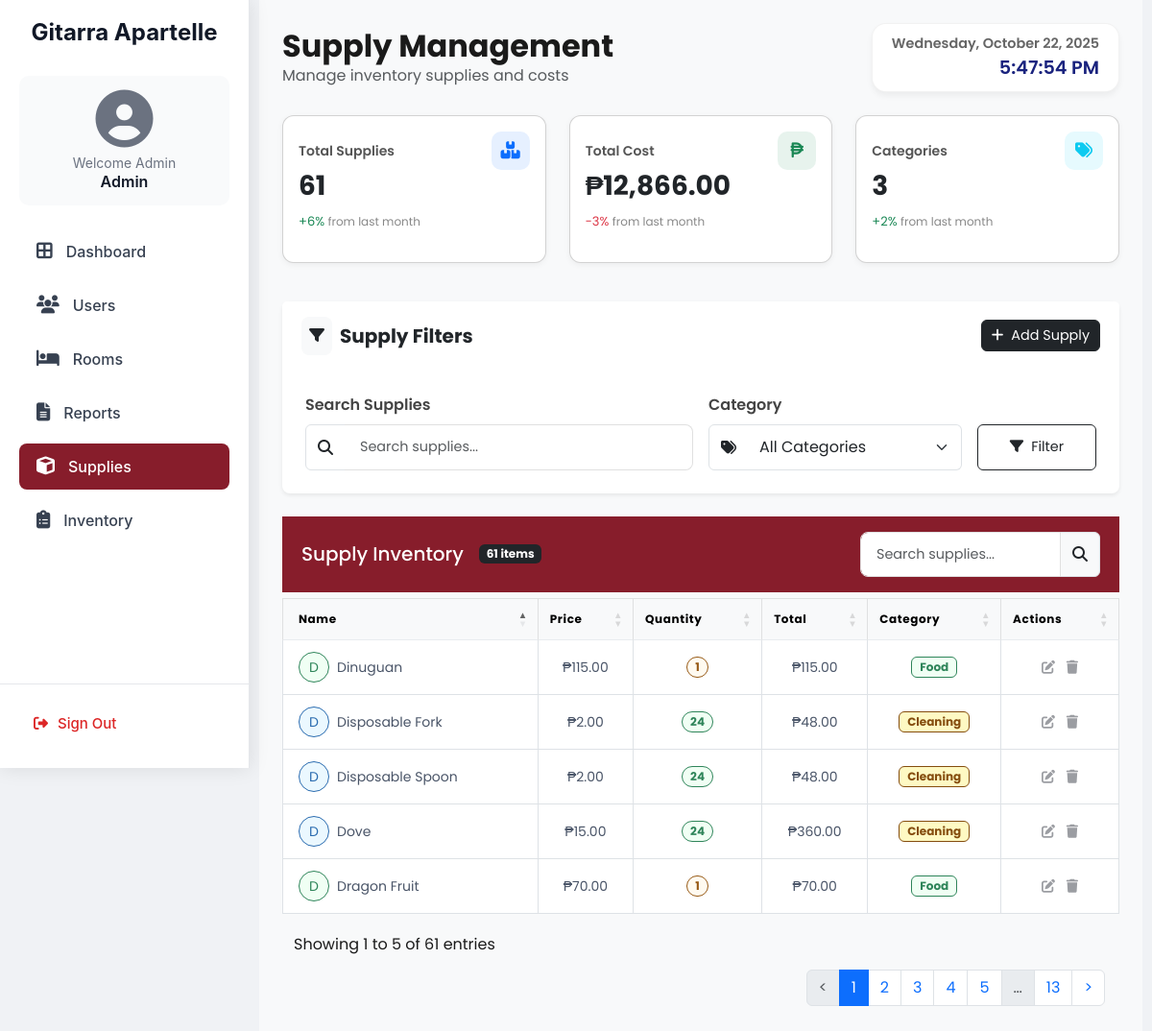
The app's page /admin-supplies.php with its own data.
### tables this page shows
CREATE TABLE `supplies` (
  `id` int NOT NULL,
  `name` varchar(100) NOT NULL,
  `price` decimal(10,2) NOT NULL,
  `quantity` int NOT NULL DEFAULT '1',
  `category` enum('Cleaning','Maintenance','Food') NOT NULL,
  `created_at` timestamp NULL DEFAULT CURRENT_TIMESTAMP
);

### admin-supplies.php (the view, shortened to what this page needs)
<?php
require_once 'database.php';
$search = $_GET['search'] ?? '';
$where = [];
$whereSql = $where ? ('WHERE ' . implode(' AND ', $where)) : '';
$stmt = $conn->prepare("SELECT * FROM supplies $whereSql ORDER BY name ASC");
$stmt->execute();
$supplies = $stmt->get_result()->fetch_all(MYSQLI_ASSOC);
$totalSupplies = count($supplies);
$totalCost = array_reduce($supplies, fn($sum, $s) => $sum + ($s['price'] * $s['quantity']), 0);
?>
<!DOCTYPE html>
<html lang="en">
<head>
  <link href="https://cdn.jsdelivr.net/npm/bootstrap@5.3.0/dist/css/bootstrap.min.css" rel="stylesheet">
  <link rel="stylesheet" href="https://cdnjs.cloudflare.com/ajax/libs/font-awesome/6.4.2/css/all.min.css">
    <link href="https://cdn.datatables.net/1.11.5/css/dataTables.bootstrap5.min.css" rel="stylesheet">
  <link href="style.css" rel="stylesheet">
</head>
<body>
  <div class="sidebar">
    <h4>Gitarra Apartelle</h4>
    <div class="user-info">
      <i class="fa-solid fa-user-circle"></i>
      <p>Welcome Admin</p>
      <h6>Admin</h6>
    </div>
    <div class="nav-links">
      <a href="admin-dashboard.php"><i class="fa-solid fa-border-all"></i> Dashboard</a>
      <a href="admin-user.php"><i class="fa-solid fa-users"></i> Users</a>
      <a href="admin-room.php"><i class="fa-solid fa-bed"></i> Rooms</a>
      <a href="admin-report.php"><i class="fa-solid fa-file-lines"></i> Reports</a>
      <a href="admin-supplies.php" class="active"><i class="fa-solid fa-cube"></i> Supplies</a>
      <a href="admin-inventory.php"><i class="fa-solid fa-clipboard-list"></i> Inventory</a>
    </div>
    <div class="signout">
      <a href="admin-logout.php"><i class="fa-solid fa-right-from-bracket"></i> Sign Out</a>
    </div>
  </div>
<div class="content p-4">
  <div class="d-flex justify-content-between align-items-center mb-4">
    <div>
      <h2 class="fw-bold mb-0">Supply Management</h2>
      <p class="text-muted mb-0">Manage inventory supplies and costs</p>
    </div>
    <div class="clock-box text-end">
      <div id="currentDate" class="fw-semibold"></div>
      <div id="currentTime"></div>
    </div>
  </div>
<div class="row mb-4">
    <div class="col-md-4 mb-3">
        <div class="card stat-card h-100 p-3">
            <div class="d-flex justify-content-between align-items-center">
                <p class="stat-title">Total Supplies</p>
                <div class="stat-icon bg-primary bg-opacity-10 text-primary">
                    <i class="fas fa-boxes-stacked"></i>
                </div>
            </div>
            <h3 class="fw-bold mb-1"><?php echo $totalSupplies; ?></h3>
            <p class="stat-change text-success">+6% <span>from last month</span></p>
        </div>
    </div>
    <div class="col-md-4 mb-3">
        <div class="card stat-card h-100 p-3">
            <div class="d-flex justify-content-between align-items-center">
                <p class="stat-title">Total Cost</p>
                <div class="stat-icon bg-success bg-opacity-10 text-success">
                    <i class="fas fa-peso-sign"></i>
                </div>
            </div>
            <h3 class="fw-bold mb-1">₱<?php echo number_format($totalCost, 2); ?></h3>
            <p class="stat-change text-danger">-3% <span>from last month</span></p>
        </div>
    </div>
    <div class="col-md-4 mb-3">
        <div class="card stat-card h-100 p-3">
            <div class="d-flex justify-content-between align-items-center">
                <p class="stat-title">Categories</p>
                <div class="stat-icon bg-info bg-opacity-10 text-info">
                    <i class="fas fa-tags"></i>
                </div>
            </div>
            <h3 class="fw-bold mb-1">3</h3>
            <p class="stat-change text-success">+2% <span>from last month</span></p>
        </div>
    </div>
</div>
<div class="card mb-4 border-0 shadow-sm rounded-3">
  <div class="card-header bg-white d-flex justify-content-between align-items-center py-3 border-0">
    <div class="d-flex align-items-center">
      <div class="bg-light p-2 rounded-3 me-2">
        <i class="fas fa-filter text-dark"></i>
      </div>
      <h5 class="mb-0 fw-bold">Supply Filters</h5>
    </div>
    <button class="btn btn-dark d-flex align-items-center" data-bs-toggle="modal" data-bs-target="#addSupplyModal">
      <i class="fas fa-plus me-2"></i> Add Supply
    </button>
  </div>
  <div class="card-body">
    <form class="row g-3 align-items-end" method="GET">
      <div class="col-md-6">
        <label class="form-label fw-semibold">Search Supplies</label>
        <div class="input-group">
          <span class="input-group-text bg-white"><i class="fas fa-search"></i></span>
          <input type="text" name="search" class="form-control border-start-0 same-height"
                 placeholder="Search supplies..." value="<?= htmlspecialchars($search) ?>">
        </div>
      </div>
      <div class="col-md-4">
        <label class="form-label fw-semibold">Category</label>
        <div class="input-group">
          <span class="input-group-text bg-white"><i class="fas fa-tags"></i></span>
          <select name="category" class="form-select border-start-0 same-height">
            <option value="">All Categories</option>
          </select>
        </div>
      </div>
      <div class="col-md-2">
        <button class="btn btn-outline-dark w-100 same-height d-flex align-items-center justify-content-center">
          <i class="fas fa-filter me-2"></i> Filter
        </button>
      </div>
    </form>
  </div>
</div>
 <div class="toast-container position-fixed top-0 end-0 p-3" style="z-index: 1100;">
</div>
<div class="card-header d-flex justify-content-between align-items-center py-3" style="background-color: #871D2B;">
  <div class="d-flex align-items-center">
    <h5 class="mb-0 me-3 text-white">Supply Inventory</h5>
    <span class="badge bg-dark"><?php echo $totalSupplies; ?> items</span>
  </div>
  <div class="input-group" style="width: 250px;">
    <input type="text" id="supplySearch" class="form-control form-control-sm" placeholder="Search supplies...">
    <span class="input-group-text"><i class="fas fa-search"></i></span>
  </div>
</div>
  <div class="card-body p-0">
    <div class="table-responsive">
      <table id="supplyTable" class="table table-bordered table-hover">
        <thead class="table-light">
          <tr>
            <th class="ps-3">Name</th>
            <th>Price</th>
            <th>Quantity</th>
            <th>Total</th>
            <th>Category</th>
            <th>Actions</th>
          </tr>
        </thead>
        <tbody>
          <?php if (count($supplies) > 0): ?>
            <?php foreach ($supplies as $s): ?>
            <tr>
              <td class="ps-3">
                <div class="d-flex align-items-center">
                  <div class="avatar-sm
                      <?php if ($s['category'] == 'Cleaning'): ?>
                        bg-blue-100 text-blue-800 border-blue-200
                      <?php elseif ($s['category'] == 'Maintenance'): ?>
                        bg-amber-100 text-amber-800 border-amber-200
                      <?php else: ?>
                        bg-green-100 text-green-800 border-green-200
                      <?php endif; ?>
                      rounded-circle d-flex align-items-center justify-content-center me-2"
                      style="width: 32px; height: 32px; border:1px solid;">
                    <span><?= strtoupper(substr($s['name'], 0, 1)) ?></span>
                  </div>
                  <div><?= htmlspecialchars($s['name']) ?></div>
                </div>
              </td>
              <td>₱<?= number_format($s['price'], 2) ?></td>
                <td>
                  <span class="badge rounded-pill
                    <?php if ($s['quantity'] > 10): ?>
                      bg-green-100 text-green-800 border-green-200
                    <?php elseif ($s['quantity'] > 5): ?>
                      bg-yellow-100 text-yellow-800 border-yellow-200
                    <?php else: ?>
                      bg-amber-100 text-amber-800 border-amber-200
                    <?php endif; ?>
                  ">
                    <?= (int)$s['quantity'] ?>
                  </span>
                </td>
              <td>₱<?= number_format($s['price'] * $s['quantity'], 2) ?></td>
              <td>
                <span class="badge
                  <?php if ($s['category'] == 'Cleaning'): ?>
                    bg-yellow-100 text-yellow-800 border-yellow-200
                  <?php elseif ($s['category'] == 'Maintenance'): ?>
                    bg-amber-100 text-amber-800 border-amber-200
                  <?php else: ?>
                    bg-green-100 text-green-800 border-green-200
                  <?php endif; ?>
                ">
                  <?= htmlspecialchars($s['category']) ?>
                </span>
              </td>
              <td class="text-center user-actions">
                <span class="action-btn edit me-2"
                      onclick="populateEditForm(<?= $s['id'] ?>, '<?= htmlspecialchars($s['name'], ENT_QUOTES) ?>', <?= $s['price'] ?>, <?= $s['quantity'] ?>, '<?= $s['category'] ?>')">
                  <i class="fas fa-edit"></i>
                </span>
                <span class="action-btn delete"
                      onclick="confirmDelete(<?= $s['id'] ?>)">
                  <i class="fas fa-trash"></i>
                </span>
              </td>
            </tr>
            <?php endforeach; ?>
          <?php endif; ?>
        </tbody>
      </table>
    </div>
  </div>
</div>
</body>
</html>

### style.css (style rules this page uses)
body { display: flex; background: #f0f2f5; font-family: 'Poppins', sans-serif; color: #1a1a1a; }
.sidebar { width: 280px; height: 100vh; background: linear-gradient(180deg, #222222, #0f0f0f); color: white; position: fixed; padding-top: 20px; transition: all 0.3s ease-in-out; box-shadow: 0 0 20px rgba(0, 0, 0, 0.1); z-index: 1000; }
.sidebar .user-info { text-align: center; margin-bottom: 20px; }
.sidebar .user-info i { font-size: 60px; animation: fadeIn 1s ease-in-out; }
.sidebar a { color: rgba(255, 255, 255, 0.8); text-decoration: none; padding: 15px 25px; display: flex; align-items: center; gap: 12px; transition: all 0.3s ease-in-out; border-radius: 0 30px 30px 0; margin: 5px 0; font-weight: 500; }
.sidebar a.active { background: rgba(255, 255, 255, 0.2); color: white; }
.content { margin-left: 280px; padding: 30px; width: calc(100% - 280px); transition: all 0.3s ease-in-out; min-height: 100vh; background: #f8f9fa; }
.content { margin-left: 260px; padding: 20px; }
.card-header { border-bottom: none; padding: 1.25rem; }
.card-body { padding: 1.5rem; }
.card { transition: all 0.3s ease; }
.form-control { border: 1px solid #e0e0e0; padding: 0.75rem 1rem; font-size: 0.9rem; border-radius: 8px; transition: all 0.3s ease; }
.form-label { font-weight: 500; color: #444; margin-bottom: 0.5rem; }
.clock-box { padding: 10px 20px; background-color: white; border-radius: 15px; box-shadow: 0 4px 6px rgba(0,0,0,0.05); border: 1px solid rgba(0,0,0,0.05); }
#currentDate { font-size: 0.9rem; color: #666; }
#currentTime { font-size: 1.2rem; font-weight: 600; color: #1a237e; }
.table th, .table td { text-align: center; vertical-align: middle; }
.btn { font-size: 0.9rem; padding: 5px 10px; }

### records on screen
supplies: name "D", name "Dinuguan", price "115.00", quantity "1", $s['price']*$s['quantity'] "115.00", category "Food"
supplies: name "D", name "Disposable Fork", price "2.00", quantity "24", $s['price'] * $s['quantity'] "48.00", category "Cleaning"
supplies: name "D", name "Disposable Spoon", price "2.00", quantity "24", $s['price'] * $s['quantity'] "48.00", category "Cleaning"
supplies: name "D", name "Dove", price "15.00", quantity "24", $s['price'] * $s['quantity'] "360.00", category "Cleaning"
supplies: name "D", name "Dragon Fruit", price "70.00", quantity "1", $s['price']*$s['quantity'] "70.00", category "Food"

### other values on screen
$totalSupplies "61"
$totalCost "12,866.00"
